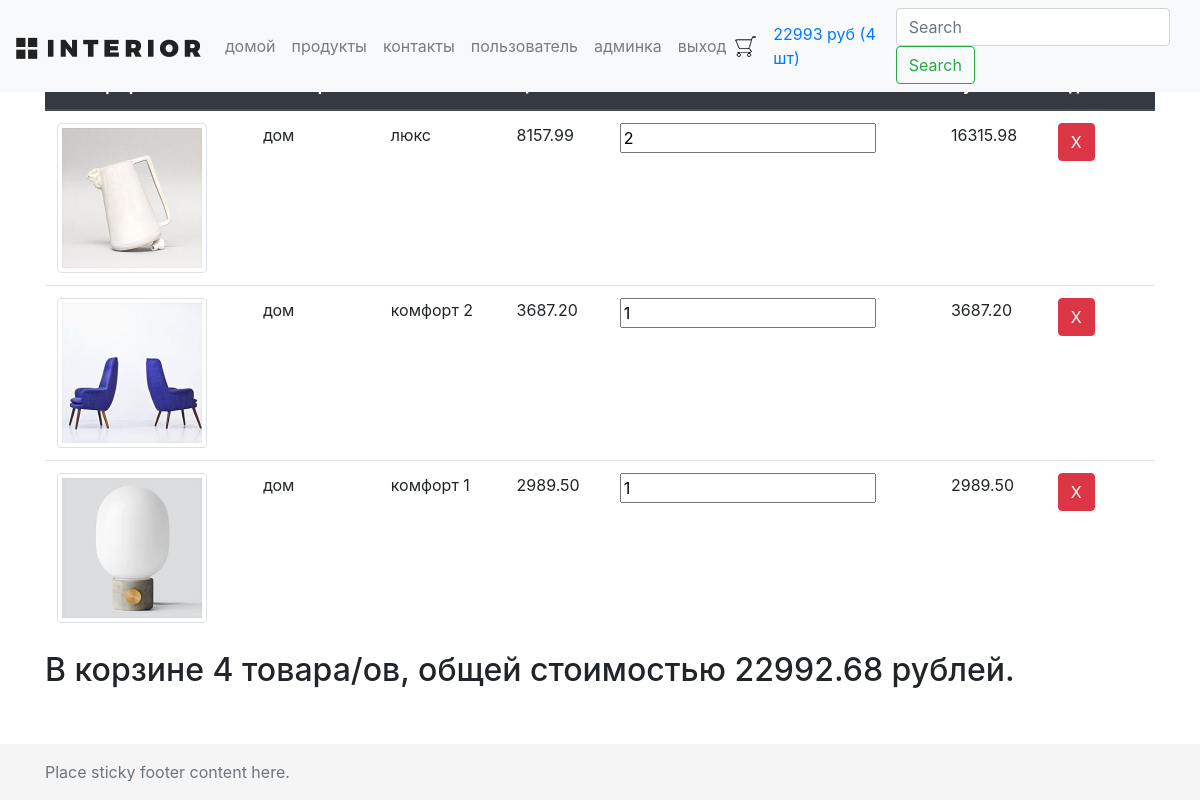
Before: /basket/ (signed in) with the older database file.
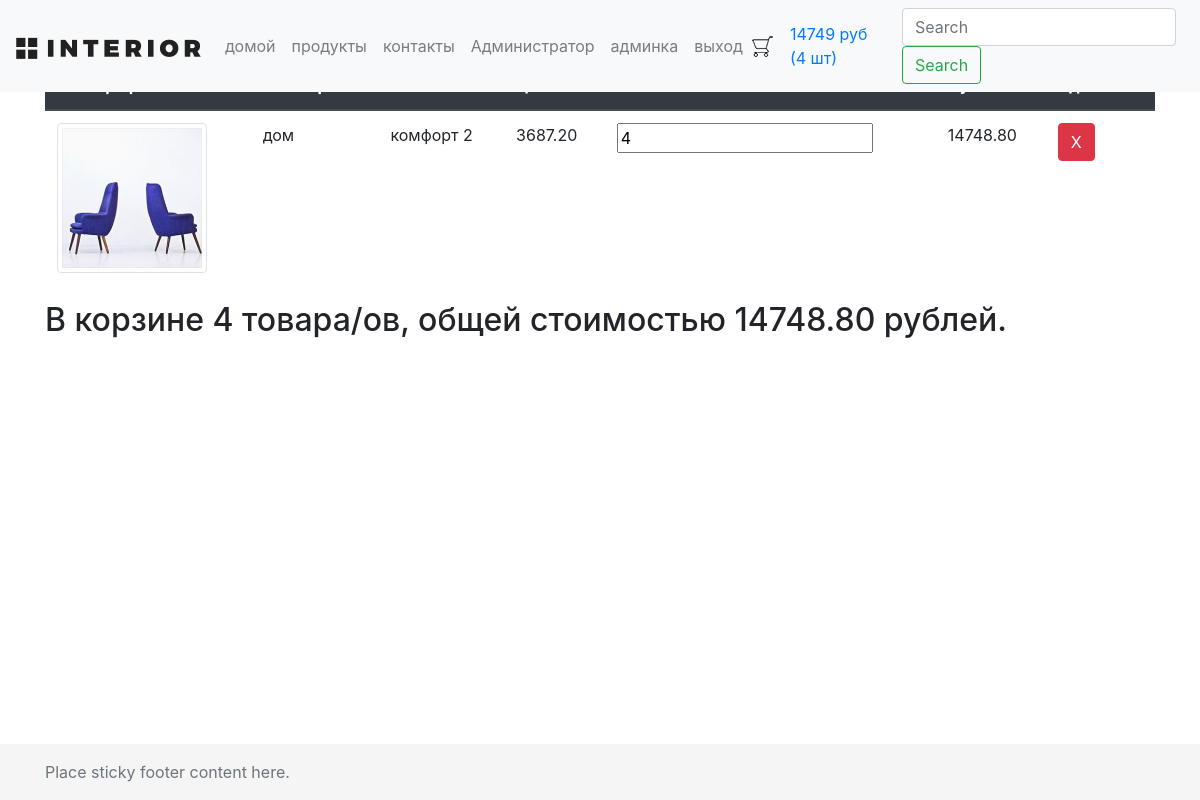
After: the same page with the newer database file.
### basketapp/models.py (models this page shows)
class Basket(models.Model):
    user = models.ForeignKey(settings.AUTH_USER_MODEL, on_delete=models.CASCADE)
    product = models.ForeignKey(Product, on_delete=models.CASCADE)
    quantity = models.PositiveIntegerField(default=0)
    add_datetime = models.DateTimeField(auto_now_add=True)
    @property
    def product_cost(self):
        return self.product.price * self.quantity
    @property
    def total_quantity(self):
        _items = Basket.objects.filter(user=self.user)
        _total_quantity = sum(list(map(lambda x: x.quantity, _items)))
        return _total_quantity
    @property
    def total_cost(self):
        _items = Basket.objects.filter(user=self.user)
        _total_cost = sum(list(map(lambda x: x.product_cost, _items)))
        return _total_cost

### authapp/models.py (models this page shows, shortened)
class ShopUser(AbstractUser):
    avatar = models.ImageField(upload_to='users_avatars', blank=True, verbose_name='аватарка')
    age = models.PositiveSmallIntegerField(verbose_name='возраст')
    activation_key = models.CharField(max_length=128, blank=True)
    activation_key_expires = models.DateTimeField(default=(now() + timedelta(hours=48)))

### mainapp/models.py (models this page shows, shortened)
class Product(models.Model):
    category = models.ForeignKey(ProductCategory, on_delete=models.CASCADE, verbose_name='категория')
    name = models.CharField(max_length=128, verbose_name='имя')
    image = models.ImageField(upload_to='products_images', blank=True, verbose_name='картинка')
    short_desc = models.CharField(max_length=128, blank=True, verbose_name='короткое описание')
    description = models.TextField(blank=True, verbose_name='полное описание')
    price = models.DecimalField(max_digits=8, decimal_places=2, default=0, verbose_name='цена')
    quantity = models.PositiveSmallIntegerField(default=0, verbose_name='количество')
    is_active = models.BooleanField(default=True)
    class Meta:
        verbose_name = 'товар'
        verbose_name_plural = 'товары'

class ProductCategory(models.Model):
    name = models.CharField(max_length=64, unique=True, verbose_name='имя')
    description = models.TextField(blank=True, verbose_name='описание')
    is_active = models.BooleanField(default=True)
    class Meta:
        verbose_name = 'категория'
        verbose_name_plural = 'категории'

### basketapp/views.py (the view)
# urls.py: path('basket/', include('basketapp.urls', namespace='basket')),
@login_required
def basket(request):
    content = {
        'basket': Basket.objects.filter(user=request.user)
    }
    return render(request, 'basketapp/basket.html', content)

### mainapp/context_processors.py (called while the page is built)
def basket(request):
    basket_items = []
    if request.user.is_authenticated:
        basket_items = Basket.objects.filter(user=request.user)
    return {
        'basket': basket_items
    }

### basketapp/templates/basketapp/basket.html
{% extends 'basketapp/base.html' %}
{% load static %}
{% block content %}
    <div class="basket_list">
        {% include 'basketapp/includes/inc_basket_list.html' %}
    </div>
{% endblock %}

### basketapp/templates/basketapp/base.html (shortened to what this page needs)
{% load static %}
<!DOCTYPE html>
<html lang="en" class="h-100">
<head>
    {% block css %}
        <link rel="stylesheet" type="text/css" href="{% static 'css/bootstrap.min.css' %}">
        <link rel="stylesheet" type="text/css" href="{% static 'css/my_css.css' %}">
        <link rel="stylesheet" href="{% static 'fonts/font-awesome/css/font-awesome.css' %}">
    {% endblock %}
</head>
<body class="d-flex flex-column h-100">
<header>
    {% block menu %}
        <nav class="navbar navbar-expand-md navbar-light fixed-top bg-light">
            <a class="navbar-brand" href="/"><img src="/static/img/logo.png"></a>
            <div class="collapse navbar-collapse" id="navbarCollapse">
                {% include 'mainapp/includes/inc_menu.html' %}
                <img src="/static/img/basket.png">
                <a href="{% url 'basket:basket' %}" class="nav-link">
                    {% if basket %}
                        {{ basket.0.total_cost|floatformat:0 }} руб
                        ({{ basket.0.total_quantity }} шт)
                    {% endif %}
                </a>
                <form class="form-inline mt-2 mt-md-0">
                    <input class="form-control mr-sm-2" type="text" placeholder="Search" aria-label="Search">
                    <button class="btn btn-outline-success my-2 my-sm-0" type="submit">Search</button>
                </form>
            </div>
        </nav>
    {% endblock %}
</header>
<main role="main" class="flex-shrink-0">
    <div class="container">
        {% block content %}
        {% endblock %}
    </div>
</main>
<footer class="footer mt-auto py-3">
    <div class="container">
        <span class="text-muted">Place sticky footer content here.</span>
    </div>
</footer>
</body>
</html>

### mainapp/templates/mainapp/includes/inc_menu.html
<ul class="navbar-nav mr-auto">
    <li class="nav-item {% if request.resolver_match.url_name == 'main' %}active{% endif %}">
        <a class="nav-link" href="{% url 'main' %}">
            домой <span class="sr-only">(current)</span>
        </a>
    </li>
    <li class="nav-item {% if request.resolver_match.url_name == 'products' %}active{% endif %}">
        <a href="{% url 'products:products' %}"
           class="nav-link">
            продукты
        </a>
    </li>
    <li class="nav-item {% if request.resolver_match.url_name == 'contact' %}active{% endif %}">
        <a href="{% url 'contact' %}"
           class="nav-link">
            контакты
        </a>
    </li>
    {% if user.is_authenticated %}
        <li class="nav-item {% if request.resolver_match.url_name == 'edit' %}active{% endif %}">
            <a href="{% url 'auth:edit' %}" class="nav-link">
                {% if user.first_name %}
                    {{ user.first_name }}
                {% else %}
                    пользователь
                {% endif %}
            </a>
        </li>
        {% if user.is_superuser %}
            <li class="nav-item">
                <a href="{% url 'admin:users' %}" class="nav-link">админка</a>
            </li>
        {% endif %}
        <li class="nav-item"><a href="{% url 'auth:logout' %}" class="nav-link">выход</a></li>
    {% else %}
        <li class="nav-item"><a href="{% url 'auth:login' %}" class="nav-link">вход</a></li>
    {% endif %}
</ul>

### basketapp/templates/basketapp/includes/inc_basket_list.html
<table class="table">
    <thead class="thead-dark">
    <tr>
        <th scope="col">Фотография</th>
        <th scope="col">Категория</th>
        <th scope="col">Название</th>
        <th scope="col">Цена</th>
        <th scope="col">Количество</th>
        <th scope="col">Сумма</th>
        <th scope="col">Удалить</th>
    </tr>
    </thead>
    <tbody>
    {% for item in basket %}
        <tr>
            <td><img src="/media/{{ item.product.image }}" width="150px" class="img-thumbnail"></td>
            <td>{{ item.product.category.name }}</td>
            <td>{{ item.product.name }}</td>
            <td>{{ item.product.price }}</td>
            <td><input name="{{ item.pk }}" value="{{ item.quantity }}" min="0" type="number"></td>
            <td>{{ item.product_cost }}</td>
            <td><a href="{% url 'basket:remove' item.pk %}" class="btn btn-danger">X</a></td>
        </tr>
    {% endfor %}
    </tbody>
</table>
<div class="row">
    {% if basket %}
        <div class="col mb-4">
            <h2>
                В корзине {{ basket.0.total_quantity }} товара/ов, общей стоимостью {{ basket.0.total_cost }} рублей.
            </h2>
        </div>
    {% else %}
        <div class="col mb-4">
            <h2>
                В корзине пока пусто :(
            </h2>
        </div>
    {% endif %}
</div>

Changed rows visible on the page:
removed Basket: user+product+quantity "22993", user+quantity "4", product.image (picture), product.category.name "дом", product.name "люкс", product.price "8157.99", quantity "2", product_cost "16315.98", user+product+quantity "22992.68"
removed Basket: product.image (picture), product.category.name "дом", product.name "комфорт 1", product.price "2989.50", quantity "1", product_cost "2989.50"
now on this page (row edited): ShopUser: first_name "Администратор"
changed Basket "дом": quantity "1" → "4"; product_cost "3687.20" → "14748.80"
Other visible differences:
{{ basket.0.total_cost|floatformat:0 }}: "22993" → "14749"
{{ basket.0.total_cost }}: "22992.68" → "14748.80"
text no longer shown: "пользователь"
